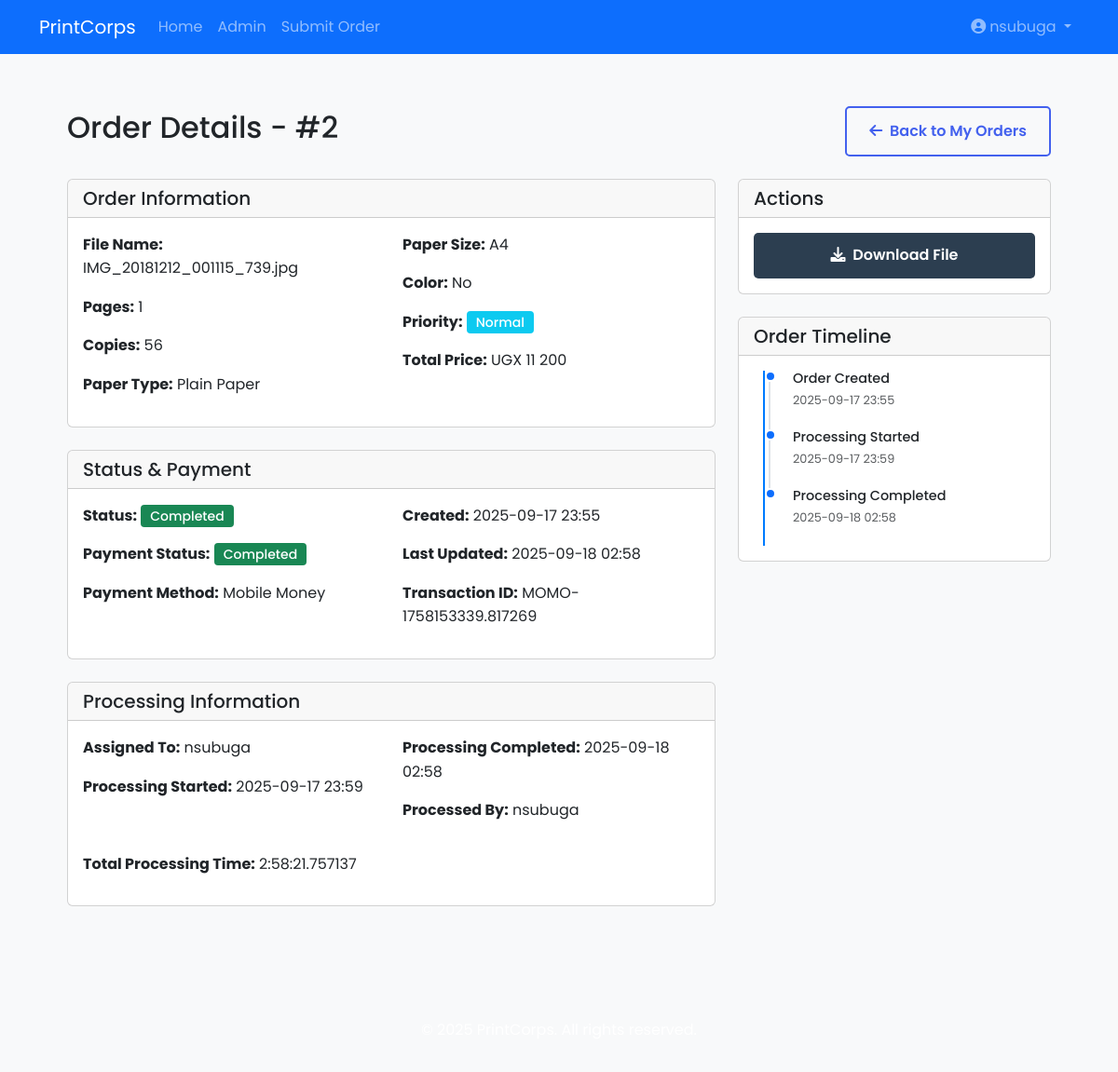
Screenshot of /my_order/2 (signed in) with the database file from the repository.
### app.py (models this page shows, shortened)
class User(UserMixin, db.Model):
    id = db.Column(db.Integer, primary_key=True)
    username = db.Column(db.String(100), unique=True, nullable=False)
    email = db.Column(db.String(120), unique=True, nullable=True)
    full_name = db.Column(db.String(150), nullable=True)
    phone_number = db.Column(db.String(20), nullable=True)
    password_hash = db.Column(db.String(200), nullable=False)
    is_admin = db.Column(db.Boolean, default=False)
    is_superadmin = db.Column(db.Boolean, default=False)
    created_at = db.Column(db.DateTime, default=datetime.utcnow)
    password_changed_at = db.Column(db.DateTime, nullable=True)
    is_one_time_password = db.Column(db.Boolean, default=False)
    reset_token = db.Column(db.String(100), nullable=True)
    reset_token_expires = db.Column(db.DateTime, nullable=True)
    location_set = db.Column(db.Boolean, default=False)  # Track if location is set
    orders = db.relationship('Order', backref='customer', foreign_keys='Order.user_id', lazy=True)
    assigned_orders = db.relationship('Order', backref='assigned_admin', foreign_keys='Order.assigned_admin_id', lazy=True)

class Order(db.Model):
    id = db.Column(db.Integer, primary_key=True)
    user_id = db.Column(db.Integer, db.ForeignKey('user.id'))
    assigned_admin_id = db.Column(db.Integer, db.ForeignKey('user.id'), nullable=True)
    processed_by_id = db.Column(db.Integer, db.ForeignKey('user.id'), nullable=True)
    status = db.Column(db.String(20), default='Pending')
    processing_started_at = db.Column(db.DateTime, nullable=True)
    processing_completed_at = db.Column(db.DateTime, nullable=True)
    file_name = db.Column(db.String(200))
    original_filename = db.Column(db.String(200))
    pages = db.Column(db.Integer)
    color = db.Column(db.Boolean, default=False)
    created_at = db.Column(db.DateTime, default=datetime.utcnow)
    updated_at = db.Column(db.DateTime, onupdate=datetime.utcnow)
    cancelled_at = db.Column(db.DateTime, nullable=True)
    cancellation_reason = db.Column(db.Text, nullable=True)
    is_rush = db.Column(db.Boolean, default=False)
    priority_level = db.Column(db.String(20), default='Normal')
    price = db.Column(db.Float)
    user_notes = db.Column(db.Text, nullable=True)
    admin_notes = db.Column(db.Text, nullable=True)
    paper_type = db.Column(db.String(50))
    paper_size = db.Column(db.String(20))
    copies = db.Column(db.Integer, default=1)
    is_template = db.Column(db.Boolean, default=False)
    template_name = db.Column(db.String(100), nullable=True)
    payment_method = db.Column(db.String(20), nullable=False, default='Mobile Money')
    payment_status = db.Column(db.String(20), default='Pending')
    transaction_id = db.Column(db.String(100))
    mobile_money_provider = db.Column(db.String(20))
    mobile_money_number = db.Column(db.String(15))
    auto_page_count = db.Column(db.Boolean, default=False)
    delivery_address = db.Column(db.Text, nullable=True)
    delivery_contact = db.Column(db.String(50), nullable=True)
    delivery_latitude = db.Column(db.Float, nullable=True)
    delivery_longitude = db.Column(db.Float, nullable=True)
    assigned_admin_rel = db.relationship('User', foreign_keys='Order.assigned_admin_id', backref='orders_assigned')
    processed_by_rel = db.relationship('User', foreign_keys='Order.processed_by_id', backref='orders_processed')

### app.py (the view)
    @app.route('/my_order/<int:order_id>')
    @login_required
    def view_my_order(order_id):
        order = Order.query.get_or_404(order_id)
        if order.user_id != current_user.id:
            abort(403)
        assigned_admin = None
        if order.assigned_admin_id:
            assigned_admin = User.query.get(order.assigned_admin_id)
        processed_by = None
        if order.processed_by_id:
            processed_by = User.query.get(order.processed_by_id)
        processing_time = None
        if order.processing_started_at and order.processing_completed_at:
            processing_time = order.processing_completed_at - order.processing_started_at
        return render_template('client_order_detail.html',
                            order=order,
                            assigned_admin=assigned_admin,
                            processed_by=processed_by,
                            processing_time=processing_time)

### templates/client_order_detail.html (shortened to what this page needs)
{% extends "base.html" %}
{% block content %}
<div class="container mt-4">
    <div class="d-flex justify-content-between align-items-center mb-4">
        <h2>Order Details - #{{ order.id }}</h2>
        <a href="{{ url_for('my_orders') }}" class="btn btn-secondary">
            <i class="fas fa-arrow-left me-1"></i> Back to My Orders
        </a>
    </div>
    <div class="row">
        <div class="col-md-8">
            <div class="card mb-4">
                <div class="card-header">
                    <h5 class="card-title mb-0">Order Information</h5>
                </div>
                <div class="card-body">
                    <div class="row">
                        <div class="col-md-6">
                            <p><strong>File Name:</strong> {{ order.original_filename }}</p>
                            <p><strong>Pages:</strong> {{ order.pages }}</p>
                            <p><strong>Copies:</strong> {{ order.copies }}</p>
                            <p><strong>Paper Type:</strong> {{ order.paper_type }}</p>
                        </div>
                        <div class="col-md-6">
                            <p><strong>Paper Size:</strong> {{ order.paper_size }}</p>
                            <p><strong>Color:</strong> {{ 'Yes' if order.color else 'No' }}</p>
                            <p><strong>Priority:</strong>
                                <span class="badge {% if order.priority_level == 'Rush' %}bg-danger{% elif order.priority_level == 'High' %}bg-warning{% else %}bg-info{% endif %}">
                                    {{ order.priority_level }}
                                </span>
                            </p>
                            <p><strong>Total Price:</strong> {{ order.price|format_currency }}</p>
                        </div>
                    </div>
                </div>
            </div>
            <div class="card mb-4">
                <div class="card-header">
                    <h5 class="card-title mb-0">Status & Payment</h5>
                </div>
                <div class="card-body">
                    <div class="row">
                        <div class="col-md-6">
                            <p><strong>Status:</strong>
                                <span class="badge
                                    {% if order.status == 'Completed' %}bg-success
                                    {% elif order.status == 'Processing' %}bg-primary
                                    {% elif order.status == 'Cancelled' %}bg-danger
                                    {% else %}bg-warning{% endif %}">
                                    {{ order.status }}
                                </span>
                            </p>
                            <p><strong>Payment Status:</strong>
                                <span class="badge
                                    {% if order.payment_status == 'Completed' %}bg-success
                                    {% elif order.payment_status == 'Pending' %}bg-warning
                                    {% else %}bg-secondary{% endif %}">
                                    {{ order.payment_status }}
                                </span>
                            </p>
                            <p><strong>Payment Method:</strong> {{ order.payment_method }}</p>
                        </div>
                        <div class="col-md-6">
                            <p><strong>Created:</strong> {{ order.created_at.strftime('%Y-%m-%d %H:%M') }}</p>
                            <p><strong>Last Updated:</strong> {{ order.updated_at.strftime('%Y-%m-%d %H:%M') if order.updated_at else 'N/A' }}</p>
                            {% if order.transaction_id %}
                            <p><strong>Transaction ID:</strong> {{ order.transaction_id }}</p>
                            {% endif %}
                        </div>
                    </div>
                </div>
            </div>
            {% if order.status == 'Processing' or order.status == 'Completed' %}
            <div class="card mb-4">
                <div class="card-header">
                    <h5 class="card-title mb-0">Processing Information</h5>
                </div>
                <div class="card-body">
                    <div class="row">
                        <div class="col-md-6">
                            <p><strong>Assigned To:</strong>
                                {% if assigned_admin %}
                                    {{ assigned_admin.username }}
                                {% else %}
                                    <span class="text-muted">Not assigned yet</span>
                                {% endif %}
                            </p>
                            <p><strong>Processing Started:</strong>
                                {% if order.processing_started_at %}
                                    {{ order.processing_started_at.strftime('%Y-%m-%d %H:%M') }}
                                {% else %}
                                    <span class="text-muted">Not started</span>
                                {% endif %}
                            </p>
                        </div>
                        <div class="col-md-6">
                            <p><strong>Processing Completed:</strong>
                                {% if order.processing_completed_at %}
                                    {{ order.processing_completed_at.strftime('%Y-%m-%d %H:%M') }}
                                {% else %}
                                    <span class="text-muted">Not completed</span>
                                {% endif %}
                            </p>
                            <p><strong>Processed By:</strong>
                                {% if processed_by %}
                                    {{ processed_by.username }}
                                {% else %}
                                    <span class="text-muted">Not processed</span>
                                {% endif %}
                            </p>
                        </div>
                    </div>
                    {% if processing_time %}
                    <div class="mt-3">
                        <p><strong>Total Processing Time:</strong> {{ processing_time }}</p>
                    </div>
                    {% endif %}
                </div>
            </div>
            {% endif %}
        </div>
        <div class="col-md-4">
            <div class="card">
                <div class="card-header">
                    <h5 class="card-title mb-0">Actions</h5>
                </div>
                <div class="card-body">
                    <div class="d-grid gap-2">
                        <a href="{{ url_for('download_my_order', order_id=order.id) }}" class="btn btn-primary">
                            <i class="fas fa-download me-1"></i> Download File
                        </a>
                    </div>
                </div>
            </div>
            <div class="card mt-4">
                <div class="card-header">
                    <h5 class="card-title mb-0">Order Timeline</h5>
                </div>
                <div class="card-body">
                    <div class="timeline">
                        <div class="timeline-item {% if order.created_at %}active{% endif %}">
                            <div class="timeline-content">
                                <h6>Order Created</h6>
                                <small class="text-muted">
                                    {{ order.created_at.strftime('%Y-%m-%d %H:%M') if order.created_at else 'N/A' }}
                                </small>
                            </div>
                        </div>
                        <div class="timeline-item {% if order.processing_started_at %}active{% endif %}">
                            <div class="timeline-content">
                                <h6>Processing Started</h6>
                                <small class="text-muted">
                                    {{ order.processing_started_at.strftime('%Y-%m-%d %H:%M') if order.processing_started_at else 'Pending' }}
                                </small>
                            </div>
                        </div>
                        <div class="timeline-item {% if order.processing_completed_at %}active{% endif %}">
                            <div class="timeline-content">
                                <h6>Processing Completed</h6>
                                <small class="text-muted">
                                    {{ order.processing_completed_at.strftime('%Y-%m-%d %H:%M') if order.processing_completed_at else 'Pending' }}
                                </small>
                            </div>
                        </div>
                    </div>
                </div>
            </div>
        </div>
    </div>
</div>
{% endblock %}

### templates/base.html (shortened to what this page needs)
<!DOCTYPE html>
<html lang="en">
<head>
    <link href="https://cdn.jsdelivr.net/npm/bootstrap@5.3.0/dist/css/bootstrap.min.css" rel="stylesheet">
    <link rel="stylesheet" href="{{ url_for('static', filename='css/style.css') }}">
    <link rel="stylesheet" href="https://cdnjs.cloudflare.com/ajax/libs/font-awesome/6.0.0/css/all.min.css">
</head>
<body>
    <nav class="navbar navbar-expand-lg navbar-dark bg-primary">
        <div class="container">
            <a class="navbar-brand" href="{{ url_for('home') }}">PrintCorps</a>
            <div class="collapse navbar-collapse" id="navbarContent">
                <ul class="navbar-nav me-auto">
                    <li class="nav-item">
                        <a class="nav-link" href="{{ url_for('home') }}">Home</a>
                    </li>
                    {% if current_user.is_authenticated %}
                    <li class="nav-item">
                        {% if current_user.is_admin or current_user.is_superadmin %}
                            <a class="nav-link" href="{{ url_for('admin_dashboard') }}">Admin</a>
                        {% else %}
                            <a class="nav-link" href="{{ url_for('dashboard') }}">Dashboard</a>
                        {% endif %}
                    </li>
                    <li class="nav-item">
                        <a class="nav-link" href="{{ url_for('upload_file') }}">Submit Order</a>
                    </li>
                    {% endif %}
                </ul>
                <ul class="navbar-nav">
                    {% if current_user.is_authenticated %}
                    <li class="nav-item dropdown">
                        <a class="nav-link dropdown-toggle" href="#" role="button" data-bs-toggle="dropdown">
                            <i class="fas fa-user-circle me-1"></i>{{ current_user.username }}
                        </a>
                    </li>
                    {% endif %}
                </ul>
            </div>
        </div>
    </nav>
    <main>
        {% block content %}{% endblock %}
    </main>
    <footer class="bg-light text-center py-3 mt-5">
        <p>&copy; {{ now.year }} PrintCorps. All rights reserved.</p>
    </footer>
</body>
</html>

### rows the page displays
User: username "nsubuga"
Order: id "2", original_filename "IMG_20181212_001115_739.jpg", pages "1", copies "56", paper_type "Plain Paper", paper_size "A4", color "No", priority_level "Normal", price "UGX 11 200", status "Completed", payment_status "Completed", payment_method "Mobile Money", created_at "2025-09-17 23:55", updated_at "2025-09-18 02:58", transaction_id "MOMO-1758153339.817269", processing_started_at "2025-09-17 23:59", processing_completed_at "2025-09-18 02:58"

### other values shown
{{ processing_time }} "2:58:21.757137"
